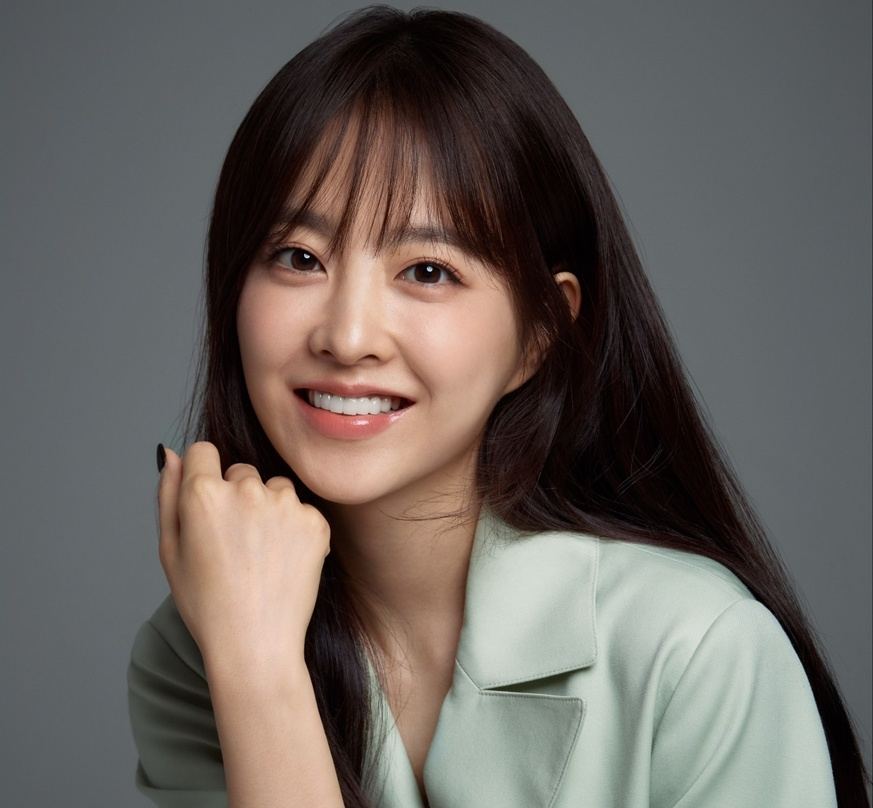
#> input picture OpenCV/image_file/test.jpg, 873 x 808 px, shrunk from 1202 x 1113 before the run, found by its file name
$ python Blur.py
#> lines starting #> are read from the running program, lines starting #| are printed output that depends on the picture
import cv2
src=cv2.imread("test.jpg", cv2.IMREAD_COLOR)
#> src is the input picture: shape (808, 873, 3); mean B, G, R 94.6, 99, 105.5
dst = cv2.blur(src, (10,10), anchor=(-1, 1), borderType=cv2.BORDER_REFLECT_101)
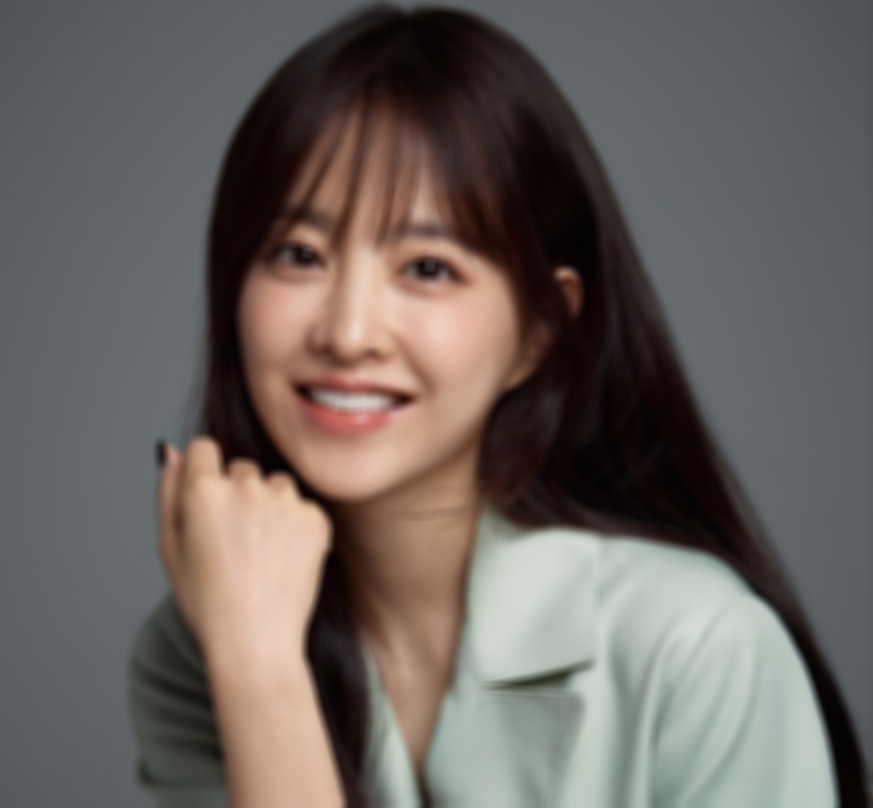
#> dst: shape (808, 873, 3); mean B, G, R 94.7, 99.2, 105.7

cv2.imshow("sdt", dst)
cv2.waitKey()
cv2.destroyAllWindows()
